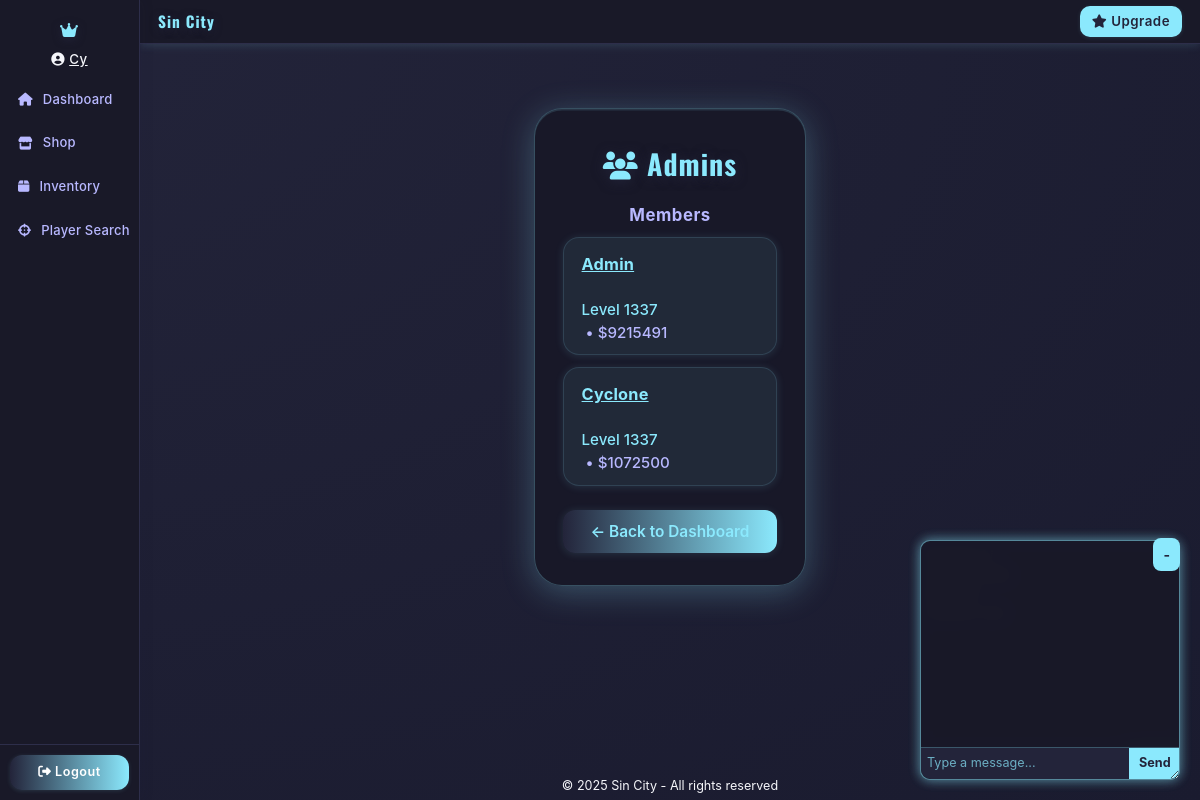
Before: /crew/1 (signed in) with the older database file.
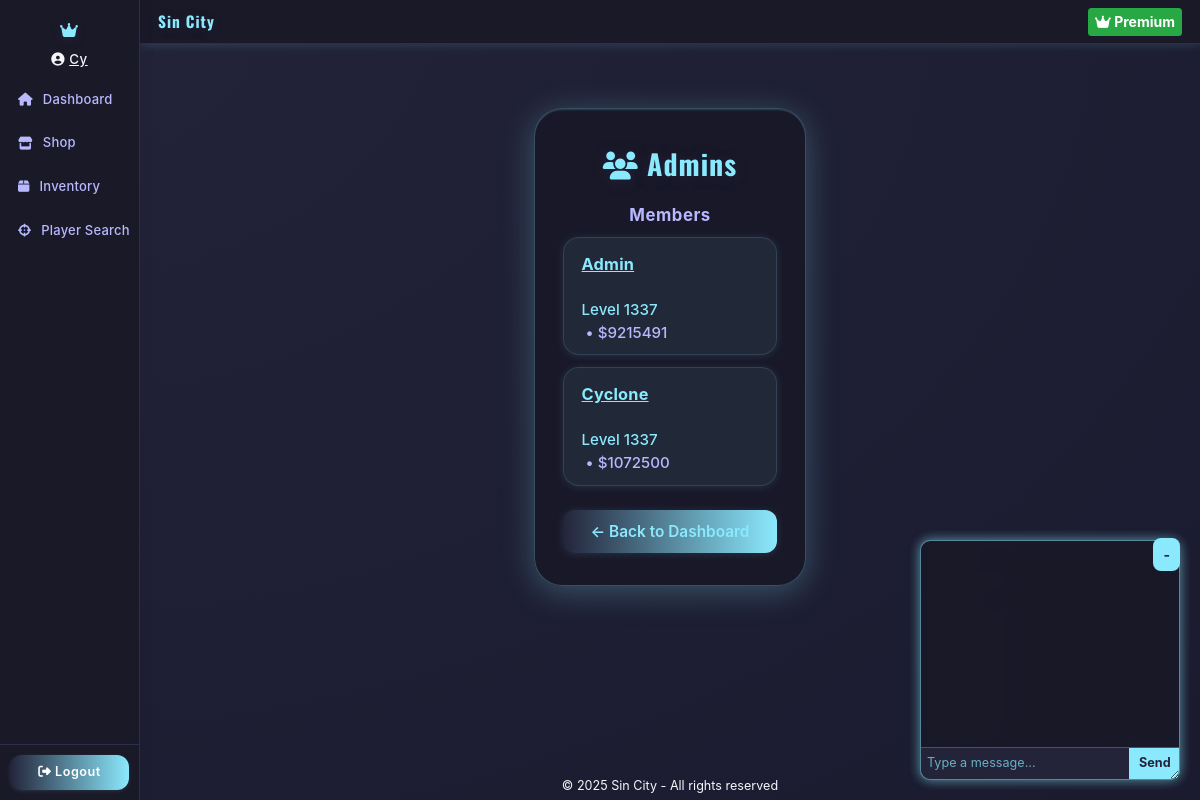
After: the same page with the newer database file.
### app.py (models this page shows, shortened)
class Character(db.Model):
    id = db.Column(db.Integer, primary_key=True)
    master_id = db.Column(db.Integer, db.ForeignKey('master_account.id'), nullable=False)
    name = db.Column(db.String(32), nullable=False)
    health = db.Column(db.Integer, default=100)
    money = db.Column(db.Integer, default=0)
    level = db.Column(db.Integer, default=1)
    xp = db.Column(db.Integer, default=0)
    is_alive = db.Column(db.Boolean, default=True)
    user_id = db.Column(db.Integer, db.ForeignKey('user.id'), nullable=True)
    gun_id = db.Column(db.Integer, db.ForeignKey('gun.id'), nullable=True)
    gun = db.relationship('Gun', backref='characters', uselist=False)
    profile_image = db.Column(db.String(256), nullable=True)
    earn_streak = db.Column(db.Integer, default=0)
    last_earned = db.Column(db.DateTime, nullable=True)

class Crew(db.Model):
    id = db.Column(db.Integer, primary_key=True)
    name = db.Column(db.String(150), unique=True, nullable=False)
    members = db.relationship('User', backref='crew', lazy=True)

class User(db.Model, UserMixin):
    __tablename__ = 'user'
    id = db.Column(db.Integer, primary_key=True)
    username = db.Column(db.String(150), unique=True, nullable=False)
    password_hash = db.Column(db.String(150), nullable=False)
    crew_id = db.Column(db.Integer, db.ForeignKey('crew.id'), nullable=True)
    xp = db.Column(db.Integer, default=0)
    level = db.Column(db.Integer, default=1)
    money = db.Column(db.Integer, default=0)
    last_seen = db.Column(db.DateTime, default=datetime.utcnow)
    last_earned = db.Column(db.DateTime, default=None, nullable=True)
    is_admin = db.Column(db.Boolean, default=False)
    premium = db.Column(db.Boolean, default=False)
    premium_until = db.Column(db.DateTime, nullable=True)
    last_known_ip = db.Column(db.String(45))
    health = db.Column(db.Integer, default=100)
    gun_id = db.Column(db.Integer, db.ForeignKey('shop_item.id'), nullable=True)
    gun = db.relationship('ShopItem', foreign_keys=[gun_id])
    character = db.relationship('Character', backref='user', uselist=False)
    kills = db.Column(db.Integer, default=0)

### app.py (the view)
@app.route('/crew/<int:crew_id>')
@login_required
def crew_page(crew_id):
    crew = Crew.query.get_or_404(crew_id)
    members = User.query.filter_by(crew_id=crew.id).all()
    messages = CrewMessage.query.filter_by(crew_id=crew.id).order_by(CrewMessage.timestamp.desc()).limit(50).all()
    return render_template('crew_page.html', crew=crew, members=members, messages=messages)

### app.py (called while the page is built)
@app.before_request
def update_last_seen():
    if current_user.is_authenticated:
        current_user.last_seen = datetime.utcnow()
        if current_user.premium and current_user.premium_until and current_user.premium_until < datetime.utcnow():
            current_user.premium = False
            db.session.commit()
        db.session.commit()

@app.before_request
def check_character_alive():
    if current_user.is_authenticated:
        char = Character.query.filter_by(master_id=current_user.id).first()
        if not char or not char.is_alive:
            if request.endpoint not in ('create_character', 'logout', 'static'):
                return redirect(url_for('create_character'))

@login_manager.user_loader
def load_user(user_id):
    return db.session.get(User, int(user_id))

@app.context_processor
def inject_current_character():
    from flask_login import current_user
    if current_user.is_authenticated:
        character = Character.query.filter_by(master_id=current_user.id, is_alive=True).first()
        return dict(current_character=character)
    return dict(current_character=None)

### templates/crew_page.html (shortened to what this page needs)
{% extends "base.html" %}
{% block content %}
<div class="crew-container">
  <h1><i class="fas fa-users"></i> {{ crew.name }}</h1>
  <h2>Members</h2>
  <ul class="crew-members-list">
    {% for member in members %}
      <li>
        <strong>
          <a href="{{ url_for('profile', username=member.username) }}" style="color:#8be9fd; text-decoration:underline;">
            {{ member.username }}
          </a>
        </strong><br>
        <span style="color:#8be9fd;">Level {{ member.level }}</span>
        <span style="color:#b8b8ff;">&nbsp;•&nbsp;${{ member.money }}</span>
      </li>
    {% endfor %}
  </ul>
  {% if current_user.crew_id == crew.id %}
    <div class="back">
      <a href="{{ url_for('dashboard') }}">← Back to Dashboard</a>
    </div>
  {% endif %}
</div>
<div id="floating-chat">
  <div id="chat-messages"></div>
  <form id="chat-form">
    <button type="submit" id="chat-submit">Send</button>
  </form>
</div>
{% endblock %}

### templates/base.html (shortened to what this page needs)
<!DOCTYPE html>
<html lang="en">
<head>
  <link rel="stylesheet" href="https://cdn.jsdelivr.net/npm/bootstrap@4.6.2/dist/css/bootstrap.min.css">
  <link rel="stylesheet" href="https://cdnjs.cloudflare.com/ajax/libs/font-awesome/6.4.2/css/all.min.css">
</head>
<body>
  <div class="layout-root">
    <nav class="sidebar">
      <div class="sidebar-header">
        <i class="fas fa-crown"></i>
      </div>
      {% if current_user.is_authenticated %}
      <div class="sidebar-user">
        <i class="fas fa-user-circle"></i>
          <a href="{{ url_for('profile', username=current_user.username) }}" style="color:inherit;text-decoration:underline;">
          {{ current_character.name }}
          </a>
      </div>
      {% endif %}
      <div class="sidebar-nav">
        <a href="{{ url_for('dashboard') }}" class="{% if request.endpoint == 'dashboard' %}active{% endif %}">
          <i class="fas fa-home"></i> <span>Dashboard</span>
        </a>
        <a href="{{ url_for('shop') }}" class="{% if request.endpoint == 'shop' %}active{% endif %}">
          <i class="fas fa-store"></i> <span>Shop</span>
        </a>
        <a href="{{ url_for('inventory') }}" class="{% if request.endpoint == 'inventory' %}active{% endif %}">
          <i class="fas fa-box"></i> <span>Inventory</span>
        </a>
        <a href="{{ url_for('player_search') }}" class="{% if request.endpoint == 'player_search' %}active{% endif %}">
            <i class="fas fa-crosshairs"></i> <span>Player Search</span>
        </a>
      </div>
      <div class="sidebar-footer">
        {% if current_user.is_authenticated %}
        <a href="{{ url_for('logout') }}" class="btn"><i class="fas fa-sign-out-alt"></i> Logout</a>
        {% endif %}
      </div>
    </nav>
    <div class="main-area">
      <header class="topbar">
        <span class="topbar-title">
          {% block topbar_title %}Sin City{% endblock %}
        </span>
        <div class="topbar-actions">
          {% block topbar_actions %}
          {% if current_user.is_authenticated and not current_user.premium %}
          <form action="{{ url_for('upgrade') }}" method="post" class="d-inline">
            <button type="submit" class="btn">
              <i class="fas fa-star"></i> Upgrade
            </button>
          </form>
          {% elif current_user.is_authenticated and current_user.premium %}
          <span class="badge badge-success p-2" style="font-size:1em;">
            <i class="fas fa-crown"></i> Premium
          </span>
          {% endif %}
          {% endblock %}
        </div>
      </header>
      <main class="content-area">
        {% block content %}{% endblock %}
      </main>
      <footer>
        &copy; {{ current_year if current_year else "2025" }} Sin City - All rights reserved
      </footer>
    </div>
    <div id="floating-chat">
    <div id="chat-messages"></div>
    <form id="chat-form">
        <input type="text" id="chat-input" placeholder="Type a message..." autocomplete="off" />
        <button type="submit" id="chat-submit">Send</button>
    </form>
</div>
<button onclick="toggleChat()" style="
      position: fixed;
      bottom: 229px;
      right: 20px;
      z-index: 10000;
      background: #8be9fd;
      color: #23243a;
      padding: 6px 10px;
      border-radius: 8px;
      border: none;
      font-weight: 700;
    ">-</button>
  </div>
</body>
</html>

### templates/base.html (style rules this page uses)
html, body { font-size: 14px; min-width: 0; min-height: 0; box-sizing: border-box; }
body { background: radial-gradient(ellipse at top left, #23243a 0%, #1a1b2f 100%); color: #f5f6fa; font-family: 'Inter', 'Segoe UI', Arial, sans-serif; margin: 0; padding: 0; min-height: 100vh; width: 100vw; box-sizing: border-box; }
.layout-root { display: flex; min-height: 100vh; width: 100vw; overflow-x: hidden; }
.sidebar { width: 140px; min-width: 48px; background: rgba(25, 25, 40, 0.98); box-shadow: 2px 0 12px rgba(30,32,60,0.10); display: flex; flex-direction: column; align-items: stretch; z-index: 100; transition: width 0.2s; border-right: 1px solid #2d2e4a; height: 100vh; position: sticky; top: 0; font-size: 0.95em; padding: 0; }
.sidebar .sidebar-header { color: #8be9fd; font-size: 1.2em; font-weight: 900; padding: 18px 0 8px 0; text-align: center; letter-spacing: 1px; font-family: 'Oswald', 'Cinzel', serif; text-shadow: 0 2px 8px #23243a; }
.sidebar .sidebar-user { color: #f5f6fa; text-align: center; margin-bottom: 12px; font-size: 1em; font-weight: 500; letter-spacing: 0.5px; }
.sidebar .sidebar-nav { flex: 1; display: flex; flex-direction: column; gap: 6px; padding: 0; }
.sidebar .sidebar-nav a { color: #b8b8ff; font-size: 0.98em; font-weight: 500; padding: 8px 18px; border-radius: 0 14px 14px 0; margin: 0 0 2px 0; display: flex; align-items: center; gap: 10px; text-decoration: none; transition: background 0.18s, color 0.18s, padding-left 0.18s; position: relative; letter-spacing: 0.2px; white-space: nowrap; }
.sidebar .sidebar-footer { padding: 10px; border-top: 1px solid #2d2e4a; }
.sidebar .sidebar-footer .btn { width: 100%; border-radius: 12px; font-weight: 600; background: linear-gradient(90deg, #23243a 0%, #8be9fd 100%); color: #fff; border: none; transition: background 0.18s, color 0.18s; box-shadow: 0 1px 4px #8be9fd22; letter-spacing: 0.5px; font-size: 0.95em; padding: 8px 0; }
.main-area { flex: 1; display: flex; flex-direction: column; min-width: 0; min-height: 0; height: 100vh; box-sizing: border-box; }
.topbar { height: 44px; background: rgba(25, 25, 40, 0.98); display: flex; align-items: center; padding: 0 18px; box-shadow: 0 2px 8px #8be9fd22; z-index: 10; position: sticky; top: 0; border-bottom: 1px solid #2d2e4a; min-width: 0; font-size: 1em; }
.topbar .topbar-title { color: #8be9fd; font-size: 1.1em; font-weight: 900; letter-spacing: 1px; margin-right: 12px; font-family: 'Oswald', 'Cinzel', serif; text-shadow: 0 2px 8px #23243a; }
.topbar .topbar-actions { margin-left: auto; display: flex; gap: 8px; }
.content-area { flex: 1; padding: 16px 8px 12px 8px; min-width: 0; display: flex; flex-direction: column; background: none; font-size: 1em; }
#floating-chat { position: fixed; bottom: 20px; right: 20px; width: 260px; height: 240px; border: 1px solid #8be9fd88; background: rgba(25, 25, 40, 0.98); display: flex; flex-direction: column; box-shadow: 0 0 12px #8be9fd55; z-index: 9999; border-radius: 10px; backdrop-filter: blur(8px); resize: both; overflow: auto; min-width: 160px; min-height: 100px; max-width: 98vw; max-height: 90vh; touch-action: none; transition: box-shadow 0.18s; font-size: 0.95em; }
#chat-messages { flex: 1; overflow-y: auto; padding: 6px; font-size: 0.95em; color: #f5f6fa; font-family: 'Inter', 'Segoe UI', Arial, sans-serif; }
#chat-form { display: flex; border-top: 1px solid #8be9fd44; background: rgba(139,233,253,0.05); border-radius: 0 0 10px 10px; }
#chat-input { flex: 1; border: none; padding: 6px; font-size: 0.95em; background: #23243a; color: #f5f6fa; border-radius: 0 0 0 10px; outline: none; }
#chat-input::placeholder { color: #8be9fd; opacity: 0.7; }
#chat-submit { background: #8be9fd; color: #23243a; border: none; padding: 6px 10px; cursor: pointer; border-radius: 0 0 10px 0; font-weight: 700; font-size: 0.95em; transition: background 0.18s, color 0.18s; }
footer { text-align: center; font-size: 0.9em; padding: 4px 0; }

Changed rows visible on the page:
changed User "Cyclone": premium False → True (drawn)
Other visible differences:
text no longer shown: "Upgrade"
text now shown: "Premium"
